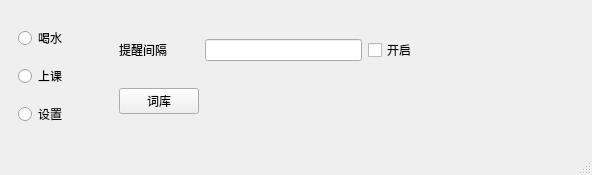
<?xml version="1.0" encoding="UTF-8"?>
<ui version="4.0">
 <class>MainWindow</class>
 <widget class="QMainWindow" name="MainWindow">
  <property name="geometry">
   <rect>
    <x>0</x>
    <y>0</y>
    <width>592</width>
    <height>175</height>
   </rect>
  </property>
  <property name="windowTitle">
   <string>MainWindow</string>
  </property>
  <widget class="QWidget" name="centralwidget">
   <layout class="QHBoxLayout" name="horizontalLayout">
    <item>
     <widget class="QWidget" name="widget" native="true">
      <property name="sizePolicy">
       <sizepolicy hsizetype="Preferred" vsizetype="Preferred">
        <horstretch>1</horstretch>
        <verstretch>0</verstretch>
       </sizepolicy>
      </property>
      <layout class="QVBoxLayout" name="verticalLayout">
       <item>
        <widget class="QRadioButton" name="radioButton">
         <property name="text">
          <string>喝水</string>
         </property>
        </widget>
       </item>
       <item>
        <widget class="QRadioButton" name="radioButton_2">
         <property name="text">
          <string>上课</string>
         </property>
        </widget>
       </item>
       <item>
        <widget class="QRadioButton" name="radioButton_3">
         <property name="text">
          <string>设置</string>
         </property>
        </widget>
       </item>
      </layout>
     </widget>
    </item>
    <item>
     <widget class="QStackedWidget" name="stackedWidget">
      <property name="sizePolicy">
       <sizepolicy hsizetype="Preferred" vsizetype="Preferred">
        <horstretch>5</horstretch>
        <verstretch>0</verstretch>
       </sizepolicy>
      </property>
      <widget class="QWidget" name="page">
       <layout class="QGridLayout" name="gridLayout">
        <item row="0" column="0">
         <widget class="QLabel" name="label">
          <property name="text">
           <string>提醒间隔</string>
          </property>
         </widget>
        </item>
        <item row="0" column="1">
         <widget class="QLineEdit" name="lineEdit"/>
        </item>
        <item row="0" column="3">
         <widget class="QCheckBox" name="checkBox">
          <property name="text">
           <string>开启</string>
          </property>
         </widget>
        </item>
        <item row="1" column="0">
         <widget class="QPushButton" name="pushButton">
          <property name="text">
           <string>词库</string>
          </property>
         </widget>
        </item>
        <item row="0" column="4">
         <spacer name="horizontalSpacer">
          <property name="orientation">
           <enum>Qt::Horizontal</enum>
          </property>
          <property name="sizeHint" stdset="0">
           <size>
            <width>40</width>
            <height>20</height>
           </size>
          </property>
         </spacer>
        </item>
       </layout>
      </widget>
      <widget class="QWidget" name="page_2"/>
      <widget class="QWidget" name="page_3"/>
     </widget>
    </item>
   </layout>
  </widget>
  <widget class="QMenuBar" name="menubar">
   <property name="geometry">
    <rect>
     <x>0</x>
     <y>0</y>
     <width>592</width>
     <height>22</height>
    </rect>
   </property>
  </widget>
  <widget class="QStatusBar" name="statusbar"/>
 </widget>
 <resources/>
 <connections/>
</ui>
